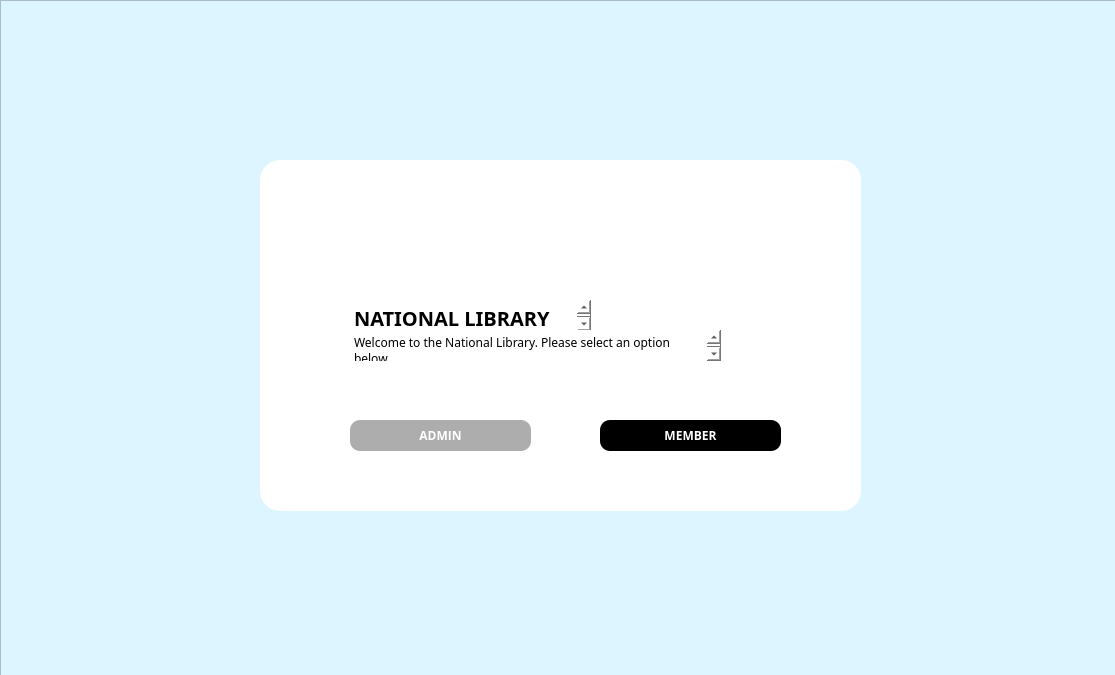
<?xml version="1.0" encoding="UTF-8"?>
<ui version="4.0">
 <class>Login</class>
 <widget class="QMainWindow" name="Login">
  <property name="geometry">
   <rect>
    <x>0</x>
    <y>0</y>
    <width>1115</width>
    <height>675</height>
   </rect>
  </property>
  <property name="windowTitle">
   <string>Login</string>
  </property>
  <property name="autoFillBackground">
   <bool>false</bool>
  </property>
  <widget class="QWidget" name="centralwidget">
   <widget class="QFrame" name="background">
    <property name="geometry">
     <rect>
      <x>0</x>
      <y>0</y>
      <width>1121</width>
      <height>681</height>
     </rect>
    </property>
    <property name="styleSheet">
     <string notr="true">background: rgb(220, 245, 255);;</string>
    </property>
    <property name="frameShape">
     <enum>QFrame::StyledPanel</enum>
    </property>
    <property name="frameShadow">
     <enum>QFrame::Raised</enum>
    </property>
    <widget class="QFrame" name="centreFrame">
     <property name="enabled">
      <bool>true</bool>
     </property>
     <property name="geometry">
      <rect>
       <x>260</x>
       <y>160</y>
       <width>601</width>
       <height>351</height>
      </rect>
     </property>
     <property name="styleSheet">
      <string notr="true">background: white;
border-radius: 20px;</string>
     </property>
     <property name="frameShape">
      <enum>QFrame::StyledPanel</enum>
     </property>
     <property name="frameShadow">
      <enum>QFrame::Raised</enum>
     </property>
     <widget class="QPushButton" name="pushButton_2">
      <property name="geometry">
       <rect>
        <x>90</x>
        <y>260</y>
        <width>181</width>
        <height>31</height>
       </rect>
      </property>
      <property name="styleSheet">
       <string notr="true">border-radius: 10px;
background: #ADADAD;
font-family: open sans;
color: white;
font-weight: bold;
</string>
      </property>
      <property name="text">
       <string>ADMIN</string>
      </property>
      <property name="autoDefault">
       <bool>true</bool>
      </property>
      <property name="default">
       <bool>false</bool>
      </property>
      <property name="flat">
       <bool>false</bool>
      </property>
     </widget>
     <widget class="QPushButton" name="pushButton_3">
      <property name="geometry">
       <rect>
        <x>340</x>
        <y>260</y>
        <width>181</width>
        <height>31</height>
       </rect>
      </property>
      <property name="styleSheet">
       <string notr="true">border-radius: 10px;
background: black;
font-family: open sans;
color: white;
font-weight: bold;
</string>
      </property>
      <property name="text">
       <string>MEMBER</string>
      </property>
      <property name="autoDefault">
       <bool>true</bool>
      </property>
      <property name="default">
       <bool>false</bool>
      </property>
      <property name="flat">
       <bool>false</bool>
      </property>
     </widget>
     <widget class="QPlainTextEdit" name="plainTextEdit">
      <property name="geometry">
       <rect>
        <x>90</x>
        <y>140</y>
        <width>241</width>
        <height>31</height>
       </rect>
      </property>
      <property name="styleSheet">
       <string notr="true">font-family: Baloo 2;
font-weight: bold;
font-size: 20px;</string>
      </property>
      <property name="plainText">
       <string>NATIONAL LIBRARY</string>
      </property>
     </widget>
     <widget class="QPlainTextEdit" name="plainTextEdit_2">
      <property name="geometry">
       <rect>
        <x>90</x>
        <y>170</y>
        <width>371</width>
        <height>31</height>
       </rect>
      </property>
      <property name="styleSheet">
       <string notr="true">font-family: Baloo 2;</string>
      </property>
      <property name="plainText">
       <string>Welcome to the National Library. Please select an option below.</string>
      </property>
     </widget>
     <widget class="QLabel" name="label">
      <property name="geometry">
       <rect>
        <x>90</x>
        <y>40</y>
        <width>81</width>
        <height>71</height>
       </rect>
      </property>
      <property name="text">
       <string/>
      </property>
      <property name="pixmap">
       <pixmap resource="Resources.qrc">:/images/logo - Copy.png</pixmap>
      </property>
      <property name="scaledContents">
       <bool>true</bool>
      </property>
     </widget>
    </widget>
   </widget>
  </widget>
 </widget>
 <resources>
  <include location="Resources.qrc"/>
 </resources>
 <connections/>
</ui>
